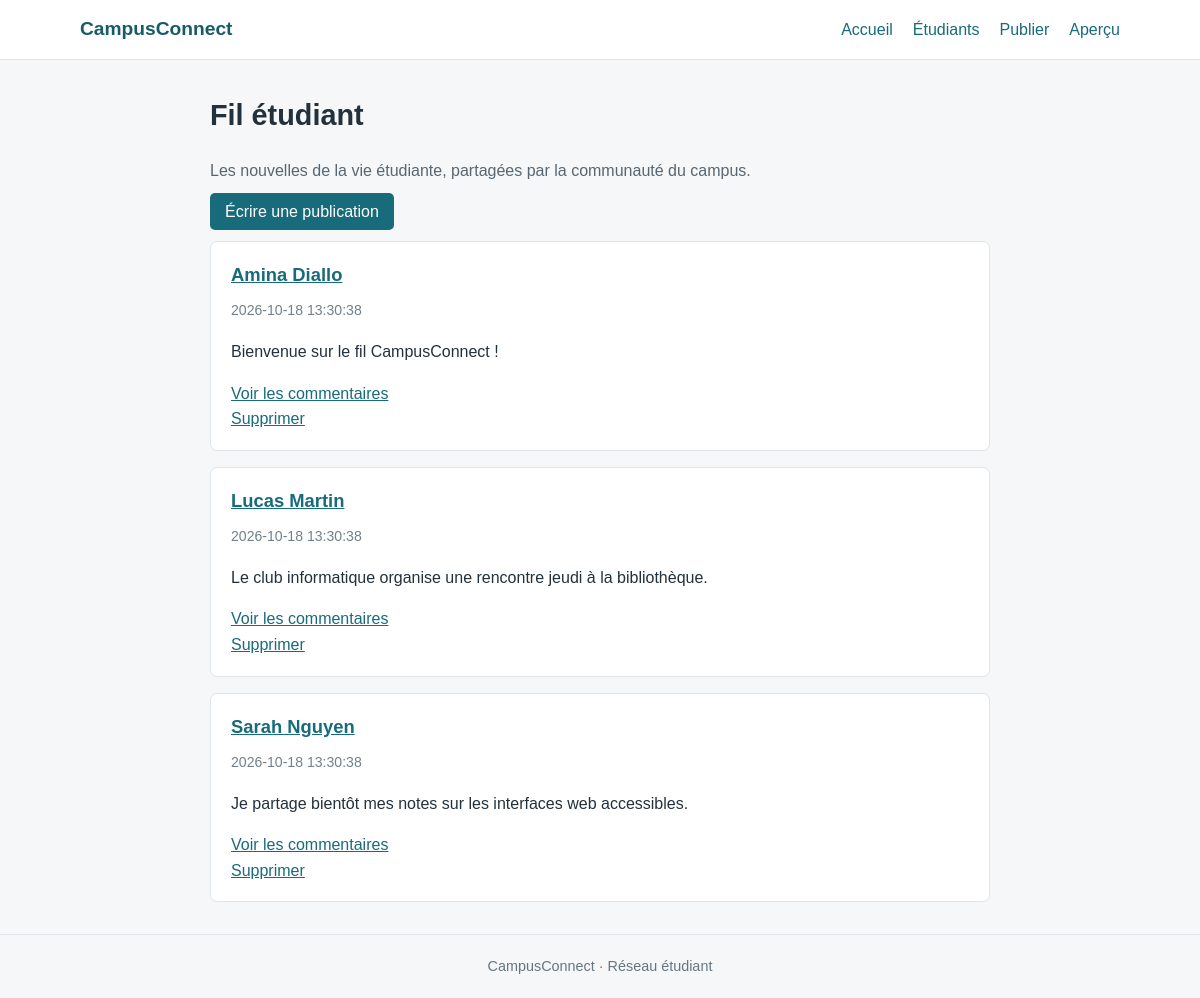
The page / on the database its author committed.
### tables this page shows
CREATE TABLE publications (
    id INT UNSIGNED AUTO_INCREMENT PRIMARY KEY,
    contenu TEXT NOT NULL,
    id_etudiant INT UNSIGNED NOT NULL,
    date_publication TIMESTAMP NOT NULL DEFAULT CURRENT_TIMESTAMP,
    CONSTRAINT fk_publications_etudiants FOREIGN KEY (id_etudiant) REFERENCES etudiants(id) ON DELETE CASCADE
);

CREATE TABLE etudiants (
    id INT UNSIGNED AUTO_INCREMENT PRIMARY KEY,
    nom VARCHAR(100) NOT NULL,
    filiere VARCHAR(120) NOT NULL,
    description_profil VARCHAR(500) NOT NULL
);

### index.php (the view, shortened to what this page needs)
<?php
require 'config.php';
require 'connexion.php';
$requete = $pdo->query('SELECT publications.id, publications.contenu, publications.date_publication, etudiants.id AS etudiant_id, etudiants.nom FROM publications JOIN etudiants ON etudiants.id = publications.id_etudiant ORDER BY publications.date_publication DESC');
$publications = $requete->fetchAll();
debutPage('Fil étudiant');
?>
<p class="intro">Les nouvelles de la vie étudiante, partagées par la communauté du campus.</p>
<p><a class="bouton" href="publier.php">Écrire une publication</a></p>
<?php foreach ($publications as $publication): ?>
    <article class="publication">
        <h2><a href="profil.php?id=<?= (int) $publication['etudiant_id'] ?>"><?= e($publication['nom']) ?></a></h2>
        <time><?= e($publication['date_publication']) ?></time>
        <p><?= nl2br($publication['contenu']) ?></p>
        <a href="commentaires.php?id=<?= (int) $publication['id'] ?>">Voir les commentaires</a>
        <form method="post"><button class="lien-bouton" name="supprimer_id" value="<?= (int) $publication['id'] ?>">Supprimer</button></form>
    </article>
<?php endforeach; ?>
<?php finPage(); ?>

### connexion.php (shortened to what this page needs)
<?php
function e(string $valeur): string
{
    return htmlspecialchars($valeur, ENT_QUOTES | ENT_SUBSTITUTE, 'UTF-8');
}
function debutPage(string $titre): void
{
    ?>
    <!doctype html>
    <html lang="fr">
    <head>
        <link rel="stylesheet" href="style.css">
    </head>
    <body>
    <header class="entete">
        <a class="marque" href="index.php">CampusConnect</a>
        <nav aria-label="Navigation principale">
            <a href="index.php">Accueil</a><a href="recherche.php">Étudiants</a>
            <a href="publier.php">Publier</a><a href="apercu.php">Aperçu</a>
        </nav>
    </header>
    <main class="contenu">
        <h1><?= e($titre) ?></h1>
    <?php
}
function finPage(): void
{
    echo '</main><footer class="pied">CampusConnect · Réseau étudiant</footer></body></html>';
}

### style.css (style rules this page uses)
:root { font-family: Arial, Helvetica, sans-serif; color: #23313d; background: #f5f7f8; font-synthesis: none; }
* { box-sizing: border-box; }
body { margin: 0; line-height: 1.6; }
.entete { background: #fff; border-bottom: 1px solid #dfe5e8; display: flex; align-items: center; justify-content: space-between; padding: 14px max(20px, calc((100% - 1040px)/2)); gap: 20px; }
.marque { color: #175b68; font-size: 1.2rem; font-weight: 700; text-decoration: none; }
nav { display: flex; gap: 20px; flex-wrap: wrap; }
a { color: #176b7b; }
nav a { text-decoration: none; }
.contenu { max-width: 820px; margin: 32px auto; padding: 0 20px; min-height: 70vh; }
h1 { font-size: 1.8rem; margin: 0 0 20px; }
h2 { font-size: 1.15rem; margin: 0 0 8px; }
.intro { color: #566773; }
.publication, .commentaire { background: #fff; border: 1px solid #dfe5e8; border-radius: 7px; padding: 18px 20px; margin: 16px 0; }
time { color: #71808a; font-size: .88rem; }
button, .bouton { border: 0; border-radius: 5px; background: #176b7b; color: white; padding: 10px 15px; font: inherit; cursor: pointer; width: fit-content; text-decoration: none; }
.lien-bouton { background: transparent; color: #176b7b; padding: 0; text-decoration: underline; }
.pied { border-top: 1px solid #dfe5e8; text-align: center; padding: 20px; color: #667680; font-size: .9rem; }

### rows shown on the page
publications: id_etudiant.nom "Amina Diallo", date_publication "2026-10-18 13:30:38", contenu "Bienvenue sur le fil CampusConnect !", $publication['id'] 1 (drawn)
publications: id_etudiant.nom "Lucas Martin", date_publication "2026-10-18 13:30:38", contenu "Le club informatique organise une rencontre jeudi à la bibliothèque.", $publication['id'] 2 (drawn)
publications: id_etudiant.nom "Sarah Nguyen", date_publication "2026-10-18 13:30:38", contenu "Je partage bientôt mes notes sur les interfaces web accessibles.", $publication['id'] 3 (drawn)

### other values the page prints
$titre "Fil étudiant"
